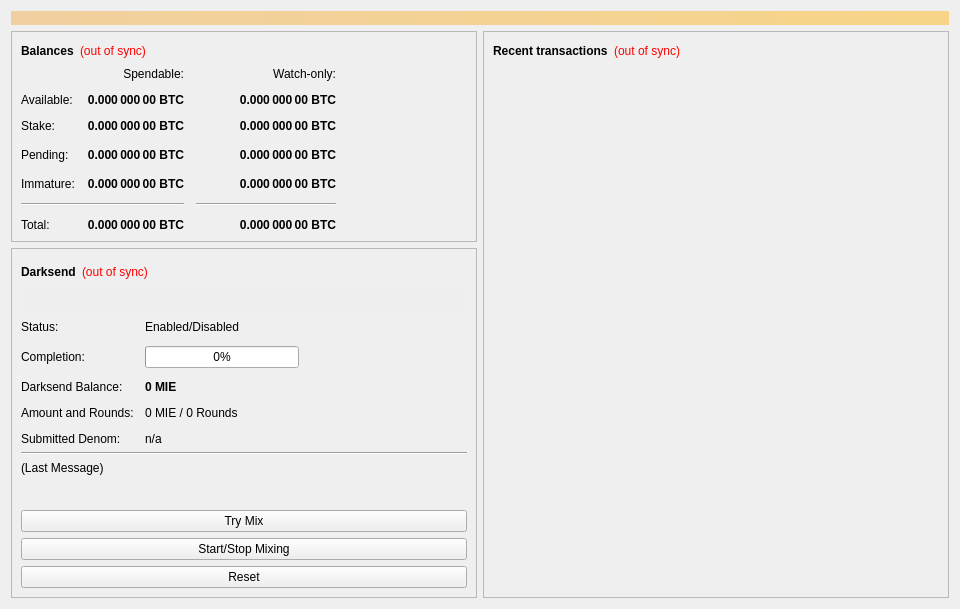
<?xml version="1.0" encoding="UTF-8"?>
<ui version="4.0">
 <class>OverviewPage</class>
 <widget class="QWidget" name="OverviewPage">
  <property name="geometry">
   <rect>
    <x>0</x>
    <y>0</y>
    <width>960</width>
    <height>594</height>
   </rect>
  </property>
  <property name="minimumSize">
   <size>
    <width>960</width>
    <height>0</height>
   </size>
  </property>
  <property name="windowTitle">
   <string>Form</string>
  </property>
  <layout class="QVBoxLayout" name="topLayout">
   <item>
    <widget class="QLabel" name="labelAlerts">
     <property name="visible">
      <bool>false</bool>
     </property>
     <property name="styleSheet">
      <string notr="true">background-color: qlineargradient(x1: 0, y1: 0, x2: 1, y2: 0, stop:0 #F0D0A0, stop:1 #F8D488); color:#000000;</string>
     </property>
     <property name="wordWrap">
      <bool>true</bool>
     </property>
     <property name="margin">
      <number>3</number>
     </property>
    </widget>
   </item>
   <item>
    <layout class="QHBoxLayout" name="horizontalLayout" stretch="1,1">
     <item>
      <layout class="QVBoxLayout" name="verticalLayout_2">
       <item>
        <widget class="QFrame" name="frame">
         <property name="frameShape">
          <enum>QFrame::StyledPanel</enum>
         </property>
         <property name="frameShadow">
          <enum>QFrame::Raised</enum>
         </property>
         <layout class="QVBoxLayout" name="verticalLayout_4">
          <item>
           <layout class="QHBoxLayout" name="horizontalLayout_4">
            <item>
             <widget class="QLabel" name="label_5">
              <property name="font">
               <font>
                <weight>75</weight>
                <bold>true</bold>
               </font>
              </property>
              <property name="text">
               <string>Balances</string>
              </property>
             </widget>
            </item>
            <item>
             <widget class="QLabel" name="labelWalletStatus">
              <property name="cursor">
               <cursorShape>WhatsThisCursor</cursorShape>
              </property>
              <property name="toolTip">
               <string>The displayed information may be out of date. Your wallet automatically synchronizes with the Motile network after a connection is established, but this process has not completed yet.</string>
              </property>
              <property name="styleSheet">
               <string notr="true">QLabel { color: red; }</string>
              </property>
              <property name="text">
               <string notr="true">(out of sync)</string>
              </property>
              <property name="alignment">
               <set>Qt::AlignLeading|Qt::AlignLeft|Qt::AlignVCenter</set>
              </property>
             </widget>
            </item>
            <item>
             <spacer name="horizontalSpacer_3">
              <property name="orientation">
               <enum>Qt::Horizontal</enum>
              </property>
              <property name="sizeHint" stdset="0">
               <size>
                <width>40</width>
                <height>20</height>
               </size>
              </property>
             </spacer>
            </item>
           </layout>
          </item>
          <item>
           <layout class="QGridLayout" name="gridLayout">
            <property name="spacing">
             <number>12</number>
            </property>
            <item row="3" column="2">
             <widget class="QLabel" name="labelWatchPending">
              <property name="font">
               <font>
                <weight>75</weight>
                <bold>true</bold>
               </font>
              </property>
              <property name="cursor">
               <cursorShape>IBeamCursor</cursorShape>
              </property>
              <property name="toolTip">
               <string>Unconfirmed transactions to watch-only addresses</string>
              </property>
              <property name="text">
               <string notr="true">0.000 000 00 BTC</string>
              </property>
              <property name="alignment">
               <set>Qt::AlignRight|Qt::AlignTrailing|Qt::AlignVCenter</set>
              </property>
              <property name="textInteractionFlags">
               <set>Qt::LinksAccessibleByMouse|Qt::TextSelectableByKeyboard|Qt::TextSelectableByMouse</set>
              </property>
             </widget>
            </item>
            <item row="3" column="1">
             <widget class="QLabel" name="labelUnconfirmed">
              <property name="font">
               <font>
                <weight>75</weight>
                <bold>true</bold>
               </font>
              </property>
              <property name="cursor">
               <cursorShape>IBeamCursor</cursorShape>
              </property>
              <property name="toolTip">
               <string>Total of transactions that have yet to be confirmed, and do not yet count toward the spendable balance</string>
              </property>
              <property name="text">
               <string notr="true">0.000 000 00 BTC</string>
              </property>
              <property name="alignment">
               <set>Qt::AlignRight|Qt::AlignTrailing|Qt::AlignVCenter</set>
              </property>
              <property name="textInteractionFlags">
               <set>Qt::LinksAccessibleByMouse|Qt::TextSelectableByKeyboard|Qt::TextSelectableByMouse</set>
              </property>
             </widget>
            </item>
            <item row="4" column="2">
             <widget class="QLabel" name="labelWatchImmature">
              <property name="font">
               <font>
                <weight>75</weight>
                <bold>true</bold>
               </font>
              </property>
              <property name="cursor">
               <cursorShape>IBeamCursor</cursorShape>
              </property>
              <property name="toolTip">
               <string>Mined balance in watch-only addresses that has not yet matured</string>
              </property>
              <property name="text">
               <string notr="true">0.000 000 00 BTC</string>
              </property>
              <property name="alignment">
               <set>Qt::AlignRight|Qt::AlignTrailing|Qt::AlignVCenter</set>
              </property>
              <property name="textInteractionFlags">
               <set>Qt::LinksAccessibleByMouse|Qt::TextSelectableByKeyboard|Qt::TextSelectableByMouse</set>
              </property>
             </widget>
            </item>
            <item row="5" column="0" colspan="2">
             <widget class="Line" name="lineSpendableBalance">
              <property name="orientation">
               <enum>Qt::Horizontal</enum>
              </property>
             </widget>
            </item>
            <item row="5" column="2">
             <widget class="Line" name="lineWatchBalance">
              <property name="sizePolicy">
               <sizepolicy hsizetype="Preferred" vsizetype="Fixed">
                <horstretch>0</horstretch>
                <verstretch>0</verstretch>
               </sizepolicy>
              </property>
              <property name="minimumSize">
               <size>
                <width>140</width>
                <height>0</height>
               </size>
              </property>
              <property name="orientation">
               <enum>Qt::Horizontal</enum>
              </property>
             </widget>
            </item>
            <item row="6" column="0">
             <widget class="QLabel" name="labelTotalText">
              <property name="text">
               <string>Total:</string>
              </property>
             </widget>
            </item>
            <item row="4" column="1">
             <widget class="QLabel" name="labelImmature">
              <property name="font">
               <font>
                <weight>75</weight>
                <bold>true</bold>
               </font>
              </property>
              <property name="cursor">
               <cursorShape>IBeamCursor</cursorShape>
              </property>
              <property name="toolTip">
               <string>Mined balance that has not yet matured</string>
              </property>
              <property name="text">
               <string notr="true">0.000 000 00 BTC</string>
              </property>
              <property name="alignment">
               <set>Qt::AlignRight|Qt::AlignTrailing|Qt::AlignVCenter</set>
              </property>
              <property name="textInteractionFlags">
               <set>Qt::LinksAccessibleByMouse|Qt::TextSelectableByKeyboard|Qt::TextSelectableByMouse</set>
              </property>
             </widget>
            </item>
            <item row="3" column="3">
             <spacer name="horizontalSpacer_2">
              <property name="orientation">
               <enum>Qt::Horizontal</enum>
              </property>
              <property name="sizeHint" stdset="0">
               <size>
                <width>40</width>
                <height>20</height>
               </size>
              </property>
             </spacer>
            </item>
            <item row="4" column="0">
             <widget class="QLabel" name="labelImmatureText">
              <property name="text">
               <string>Immature:</string>
              </property>
             </widget>
            </item>
            <item row="6" column="1">
             <widget class="QLabel" name="labelTotal">
              <property name="font">
               <font>
                <weight>75</weight>
                <bold>true</bold>
               </font>
              </property>
              <property name="cursor">
               <cursorShape>IBeamCursor</cursorShape>
              </property>
              <property name="toolTip">
               <string>Your current total balance</string>
              </property>
              <property name="text">
               <string notr="true">0.000 000 00 BTC</string>
              </property>
              <property name="alignment">
               <set>Qt::AlignRight|Qt::AlignTrailing|Qt::AlignVCenter</set>
              </property>
              <property name="textInteractionFlags">
               <set>Qt::LinksAccessibleByMouse|Qt::TextSelectableByKeyboard|Qt::TextSelectableByMouse</set>
              </property>
             </widget>
            </item>
            <item row="6" column="2">
             <widget class="QLabel" name="labelWatchTotal">
              <property name="font">
               <font>
                <weight>75</weight>
                <bold>true</bold>
               </font>
              </property>
              <property name="cursor">
               <cursorShape>IBeamCursor</cursorShape>
              </property>
              <property name="toolTip">
               <string>Current total balance in watch-only addresses</string>
              </property>
              <property name="text">
               <string notr="true">0.000 000 00 BTC</string>
              </property>
              <property name="alignment">
               <set>Qt::AlignRight|Qt::AlignTrailing|Qt::AlignVCenter</set>
              </property>
              <property name="textInteractionFlags">
               <set>Qt::LinksAccessibleByMouse|Qt::TextSelectableByKeyboard|Qt::TextSelectableByMouse</set>
              </property>
             </widget>
            </item>
            <item row="0" column="2">
             <widget class="QLabel" name="labelWatchonly">
              <property name="text">
               <string>Watch-only:</string>
              </property>
              <property name="alignment">
               <set>Qt::AlignRight|Qt::AlignTrailing|Qt::AlignVCenter</set>
              </property>
             </widget>
            </item>
            <item row="1" column="0">
             <widget class="QLabel" name="labelBalanceText">
              <property name="text">
               <string>Available:</string>
              </property>
             </widget>
            </item>
            <item row="1" column="1">
             <widget class="QLabel" name="labelBalance">
              <property name="font">
               <font>
                <weight>75</weight>
                <bold>true</bold>
               </font>
              </property>
              <property name="cursor">
               <cursorShape>IBeamCursor</cursorShape>
              </property>
              <property name="toolTip">
               <string>Your current spendable balance</string>
              </property>
              <property name="text">
               <string notr="true">0.000 000 00 BTC</string>
              </property>
              <property name="alignment">
               <set>Qt::AlignRight|Qt::AlignTrailing|Qt::AlignVCenter</set>
              </property>
              <property name="textInteractionFlags">
               <set>Qt::LinksAccessibleByMouse|Qt::TextSelectableByKeyboard|Qt::TextSelectableByMouse</set>
              </property>
             </widget>
            </item>
            <item row="2" column="0">
             <widget class="QLabel" name="label_10">
              <property name="text">
               <string>Stake:</string>
              </property>
             </widget>
            </item>
            <item row="2" column="1">
             <widget class="QLabel" name="labelStake">
              <property name="font">
               <font>
                <weight>75</weight>
                <bold>true</bold>
               </font>
              </property>
              <property name="cursor">
               <cursorShape>IBeamCursor</cursorShape>
              </property>
              <property name="toolTip">
               <string>Total of coins that was staked, and do not yet count toward the current balance</string>
              </property>
              <property name="text">
               <string notr="true">0.000 000 00 BTC</string>
              </property>
              <property name="alignment">
               <set>Qt::AlignRight|Qt::AlignTrailing|Qt::AlignVCenter</set>
              </property>
              <property name="textInteractionFlags">
               <set>Qt::LinksAccessibleByMouse|Qt::TextSelectableByKeyboard|Qt::TextSelectableByMouse</set>
              </property>
             </widget>
            </item>
            <item row="2" column="2">
             <widget class="QLabel" name="labelWatchStake">
              <property name="font">
               <font>
                <weight>75</weight>
                <bold>true</bold>
               </font>
              </property>
              <property name="cursor">
               <cursorShape>IBeamCursor</cursorShape>
              </property>
              <property name="toolTip">
               <string>Total of coins that was staked in watch-only addresses, and do not yet count toward the current watch-only balance</string>
              </property>
              <property name="text">
               <string notr="true">0.000 000 00 BTC</string>
              </property>
              <property name="alignment">
               <set>Qt::AlignRight|Qt::AlignTrailing|Qt::AlignVCenter</set>
              </property>
              <property name="textInteractionFlags">
               <set>Qt::LinksAccessibleByMouse|Qt::TextSelectableByKeyboard|Qt::TextSelectableByMouse</set>
              </property>
             </widget>
            </item>
            <item row="1" column="2">
             <widget class="QLabel" name="labelWatchAvailable">
              <property name="font">
               <font>
                <weight>75</weight>
                <bold>true</bold>
               </font>
              </property>
              <property name="cursor">
               <cursorShape>IBeamCursor</cursorShape>
              </property>
              <property name="toolTip">
               <string>Your current balance in watch-only addresses</string>
              </property>
              <property name="text">
               <string notr="true">0.000 000 00 BTC</string>
              </property>
              <property name="alignment">
               <set>Qt::AlignRight|Qt::AlignTrailing|Qt::AlignVCenter</set>
              </property>
              <property name="textInteractionFlags">
               <set>Qt::LinksAccessibleByMouse|Qt::TextSelectableByKeyboard|Qt::TextSelectableByMouse</set>
              </property>
             </widget>
            </item>
            <item row="3" column="0">
             <widget class="QLabel" name="labelPendingText">
              <property name="text">
               <string>Pending:</string>
              </property>
             </widget>
            </item>
            <item row="0" column="1">
             <widget class="QLabel" name="labelSpendable">
              <property name="text">
               <string>Spendable:</string>
              </property>
              <property name="alignment">
               <set>Qt::AlignRight|Qt::AlignTrailing|Qt::AlignVCenter</set>
              </property>
             </widget>
            </item>
           </layout>
          </item>
         </layout>
        </widget>
       </item>
       <item>
        <widget class="QFrame" name="frameDarksend">
         <property name="sizePolicy">
          <sizepolicy hsizetype="Expanding" vsizetype="Expanding">
           <horstretch>0</horstretch>
           <verstretch>0</verstretch>
          </sizepolicy>
         </property>
         <property name="minimumSize">
          <size>
           <width>0</width>
           <height>350</height>
          </size>
         </property>
         <property name="layoutDirection">
          <enum>Qt::LeftToRight</enum>
         </property>
         <property name="frameShape">
          <enum>QFrame::StyledPanel</enum>
         </property>
         <property name="frameShadow">
          <enum>QFrame::Raised</enum>
         </property>
         <layout class="QVBoxLayout" name="verticalLayout_5">
          <item>
           <layout class="QHBoxLayout" name="horizontalLayout_5">
            <item>
             <widget class="QLabel" name="label_2">
              <property name="font">
               <font>
                <weight>75</weight>
                <bold>true</bold>
               </font>
              </property>
              <property name="text">
               <string>Darksend</string>
              </property>
             </widget>
            </item>
            <item>
             <widget class="QLabel" name="labelDarksendSyncStatus">
              <property name="toolTip">
               <string>The displayed information may be out of date. Your wallet automatically synchronizes with the Motile network after a connection is established, but this process has not completed yet.</string>
              </property>
              <property name="styleSheet">
               <string notr="true">QLabel { color: red; }</string>
              </property>
              <property name="text">
               <string notr="true">(out of sync)</string>
              </property>
              <property name="alignment">
               <set>Qt::AlignLeading|Qt::AlignLeft|Qt::AlignVCenter</set>
              </property>
             </widget>
            </item>
            <item>
             <spacer name="horizontalSpacer_4">
              <property name="orientation">
               <enum>Qt::Horizontal</enum>
              </property>
              <property name="sizeHint" stdset="0">
               <size>
                <width>40</width>
                <height>20</height>
               </size>
              </property>
             </spacer>
            </item>
           </layout>
          </item>
          <item>
           <widget class="QPushButton" name="runAutoDenom">
            <property name="palette">
             <palette>
              <active>
               <colorrole role="WindowText">
                <brush brushstyle="SolidPattern">
                 <color alpha="255">
                  <red>0</red>
                  <green>0</green>
                  <blue>0</blue>
                 </color>
                </brush>
               </colorrole>
               <colorrole role="Button">
                <brush brushstyle="SolidPattern">
                 <color alpha="255">
                  <red>239</red>
                  <green>238</green>
                  <blue>238</blue>
                 </color>
                </brush>
               </colorrole>
               <colorrole role="Light">
                <brush brushstyle="SolidPattern">
                 <color alpha="255">
                  <red>255</red>
                  <green>255</green>
                  <blue>255</blue>
                 </color>
                </brush>
               </colorrole>
               <colorrole role="Midlight">
                <brush brushstyle="SolidPattern">
                 <color alpha="255">
                  <red>247</red>
                  <green>246</green>
                  <blue>246</blue>
                 </color>
                </brush>
               </colorrole>
               <colorrole role="Dark">
                <brush brushstyle="SolidPattern">
                 <color alpha="255">
                  <red>119</red>
                  <green>119</green>
                  <blue>119</blue>
                 </color>
                </brush>
               </colorrole>
               <colorrole role="Mid">
                <brush brushstyle="SolidPattern">
                 <color alpha="255">
                  <red>159</red>
                  <green>159</green>
                  <blue>159</blue>
                 </color>
                </brush>
               </colorrole>
               <colorrole role="Text">
                <brush brushstyle="SolidPattern">
                 <color alpha="255">
                  <red>0</red>
                  <green>0</green>
                  <blue>0</blue>
                 </color>
                </brush>
               </colorrole>
               <colorrole role="BrightText">
                <brush brushstyle="SolidPattern">
                 <color alpha="255">
                  <red>255</red>
                  <green>255</green>
                  <blue>255</blue>
                 </color>
                </brush>
               </colorrole>
               <colorrole role="ButtonText">
                <brush brushstyle="SolidPattern">
                 <color alpha="255">
                  <red>0</red>
                  <green>0</green>
                  <blue>0</blue>
                 </color>
                </brush>
               </colorrole>
               <colorrole role="Base">
                <brush brushstyle="SolidPattern">
                 <color alpha="255">
                  <red>255</red>
                  <green>255</green>
                  <blue>255</blue>
                 </color>
                </brush>
               </colorrole>
               <colorrole role="Window">
                <brush brushstyle="SolidPattern">
                 <color alpha="255">
                  <red>239</red>
                  <green>238</green>
                  <blue>238</blue>
                 </color>
                </brush>
               </colorrole>
               <colorrole role="Shadow">
                <brush brushstyle="SolidPattern">
                 <color alpha="255">
                  <red>0</red>
                  <green>0</green>
                  <blue>0</blue>
                 </color>
                </brush>
               </colorrole>
               <colorrole role="AlternateBase">
                <brush brushstyle="SolidPattern">
                 <color alpha="255">
                  <red>247</red>
                  <green>246</green>
                  <blue>246</blue>
                 </color>
                </brush>
               </colorrole>
               <colorrole role="ToolTipBase">
                <brush brushstyle="SolidPattern">
                 <color alpha="255">
                  <red>255</red>
                  <green>255</green>
                  <blue>220</blue>
                 </color>
                </brush>
               </colorrole>
               <colorrole role="ToolTipText">
                <brush brushstyle="SolidPattern">
                 <color alpha="255">
                  <red>0</red>
                  <green>0</green>
                  <blue>0</blue>
                 </color>
                </brush>
               </colorrole>
              </active>
              <inactive>
               <colorrole role="WindowText">
                <brush brushstyle="SolidPattern">
                 <color alpha="255">
                  <red>0</red>
                  <green>0</green>
                  <blue>0</blue>
                 </color>
                </brush>
               </colorrole>
               <colorrole role="Button">
                <brush brushstyle="SolidPattern">
                 <color alpha="255">
                  <red>239</red>
                  <green>238</green>
                  <blue>238</blue>
                 </color>
                </brush>
               </colorrole>
               <colorrole role="Light">
                <brush brushstyle="SolidPattern">
                 <color alpha="255">
                  <red>255</red>
                  <green>255</green>
                  <blue>255</blue>
                 </color>
                </brush>
               </colorrole>
               <colorrole role="Midlight">
                <brush brushstyle="SolidPattern">
                 <color alpha="255">
                  <red>247</red>
                  <green>246</green>
                  <blue>246</blue>
                 </color>
                </brush>
               </colorrole>
               <colorrole role="Dark">
                <brush brushstyle="SolidPattern">
                 <color alpha="255">
                  <red>119</red>
                  <green>119</green>
                  <blue>119</blue>
                 </color>
                </brush>
               </colorrole>
               <colorrole role="Mid">
                <brush brushstyle="SolidPattern">
                 <color alpha="255">
                  <red>159</red>
                  <green>159</green>
                  <blue>159</blue>
                 </color>
                </brush>
               </colorrole>
               <colorrole role="Text">
                <brush brushstyle="SolidPattern">
                 <color alpha="255">
                  <red>0</red>
                  <green>0</green>
                  <blue>0</blue>
                 </color>
                </brush>
               </colorrole>
               <colorrole role="BrightText">
                <brush brushstyle="SolidPattern">
                 <color alpha="255">
                  <red>255</red>
                  <green>255</green>
                  <blue>255</blue>
                 </color>
                </brush>
               </colorrole>
               <colorrole role="ButtonText">
                <brush brushstyle="SolidPattern">
                 <color alpha="255">
                  <red>0</red>
                  <green>0</green>
                  <blue>0</blue>
                 </color>
                </brush>
               </colorrole>
               <colorrole role="Base">
                <brush brushstyle="SolidPattern">
                 <color alpha="255">
                  <red>255</red>
                  <green>255</green>
                  <blue>255</blue>
                 </color>
                </brush>
               </colorrole>
               <colorrole role="Window">
                <brush brushstyle="SolidPattern">
                 <color alpha="255">
                  <red>239</red>
                  <green>238</green>
                  <blue>238</blue>
                 </color>
                </brush>
               </colorrole>
               <colorrole role="Shadow">
                <brush brushstyle="SolidPattern">
                 <color alpha="255">
                  <red>0</red>
                  <green>0</green>
                  <blue>0</blue>
                 </color>
                </brush>
               </colorrole>
               <colorrole role="AlternateBase">
                <brush brushstyle="SolidPattern">
                 <color alpha="255">
                  <red>247</red>
                  <green>246</green>
                  <blue>246</blue>
                 </color>
                </brush>
               </colorrole>
               <colorrole role="ToolTipBase">
                <brush brushstyle="SolidPattern">
                 <color alpha="255">
                  <red>255</red>
                  <green>255</green>
                  <blue>220</blue>
                 </color>
                </brush>
               </colorrole>
               <colorrole role="ToolTipText">
                <brush brushstyle="SolidPattern">
                 <color alpha="255">
                  <red>0</red>
                  <green>0</green>
                  <blue>0</blue>
                 </color>
                </brush>
               </colorrole>
              </inactive>
              <disabled>
               <colorrole role="WindowText">
                <brush brushstyle="SolidPattern">
                 <color alpha="255">
                  <red>119</red>
                  <green>119</green>
                  <blue>119</blue>
                 </color>
                </brush>
               </colorrole>
               <colorrole role="Button">
                <brush brushstyle="SolidPattern">
                 <color alpha="255">
                  <red>239</red>
                  <green>238</green>
                  <blue>238</blue>
                 </color>
                </brush>
               </colorrole>
               <colorrole role="Light">
                <brush brushstyle="SolidPattern">
                 <color alpha="255">
                  <red>255</red>
                  <green>255</green>
                  <blue>255</blue>
                 </color>
                </brush>
               </colorrole>
               <colorrole role="Midlight">
                <brush brushstyle="SolidPattern">
                 <color alpha="255">
                  <red>247</red>
                  <green>246</green>
                  <blue>246</blue>
                 </color>
                </brush>
               </colorrole>
               <colorrole role="Dark">
                <brush brushstyle="SolidPattern">
                 <color alpha="255">
                  <red>119</red>
                  <green>119</green>
                  <blue>119</blue>
                 </color>
                </brush>
               </colorrole>
               <colorrole role="Mid">
                <brush brushstyle="SolidPattern">
                 <color alpha="255">
                  <red>159</red>
                  <green>159</green>
                  <blue>159</blue>
                 </color>
                </brush>
               </colorrole>
               <colorrole role="Text">
                <brush brushstyle="SolidPattern">
                 <color alpha="255">
                  <red>119</red>
                  <green>119</green>
                  <blue>119</blue>
                 </color>
                </brush>
               </colorrole>
               <colorrole role="BrightText">
                <brush brushstyle="SolidPattern">
                 <color alpha="255">
                  <red>255</red>
                  <green>255</green>
                  <blue>255</blue>
                 </color>
                </brush>
               </colorrole>
               <colorrole role="ButtonText">
                <brush brushstyle="SolidPattern">
                 <color alpha="255">
                  <red>119</red>
                  <green>119</green>
                  <blue>119</blue>
                 </color>
                </brush>
               </colorrole>
               <colorrole role="Base">
                <brush brushstyle="SolidPattern">
                 <color alpha="255">
                  <red>239</red>
                  <green>238</green>
                  <blue>238</blue>
                 </color>
                </brush>
               </colorrole>
               <colorrole role="Window">
                <brush brushstyle="SolidPattern">
                 <color alpha="255">
                  <red>239</red>
                  <green>238</green>
                  <blue>238</blue>
                 </color>
                </brush>
               </colorrole>
               <colorrole role="Shadow">
                <brush brushstyle="SolidPattern">
                 <color alpha="255">
                  <red>0</red>
                  <green>0</green>
                  <blue>0</blue>
                 </color>
                </brush>
               </colorrole>
               <colorrole role="AlternateBase">
                <brush brushstyle="SolidPattern">
                 <color alpha="255">
                  <red>239</red>
                  <green>238</green>
                  <blue>238</blue>
                 </color>
                </brush>
               </colorrole>
               <colorrole role="ToolTipBase">
                <brush brushstyle="SolidPattern">
                 <color alpha="255">
                  <red>255</red>
                  <green>255</green>
                  <blue>220</blue>
                 </color>
                </brush>
               </colorrole>
               <colorrole role="ToolTipText">
                <brush brushstyle="SolidPattern">
                 <color alpha="255">
                  <red>0</red>
                  <green>0</green>
                  <blue>0</blue>
                 </color>
                </brush>
               </colorrole>
              </disabled>
             </palette>
            </property>
            <property name="focusPolicy">
             <enum>Qt::NoFocus</enum>
            </property>
            <property name="autoFillBackground">
             <bool>true</bool>
            </property>
            <property name="text">
             <string/>
            </property>
            <property name="flat">
             <bool>true</bool>
            </property>
           </widget>
          </item>
          <item>
           <layout class="QFormLayout" name="formLayout">
            <property name="fieldGrowthPolicy">
             <enum>QFormLayout::AllNonFixedFieldsGrow</enum>
            </property>
            <property name="horizontalSpacing">
             <number>11</number>
            </property>
            <property name="verticalSpacing">
             <number>12</number>
            </property>
            <item row="0" column="0">
             <widget class="QLabel" name="label_6">
              <property name="text">
               <string>Status:</string>
              </property>
             </widget>
            </item>
            <item row="1" column="0">
             <widget class="QLabel" name="label_7">
              <property name="text">
               <string>Completion:</string>
              </property>
             </widget>
            </item>
            <item row="1" column="1">
             <widget class="QProgressBar" name="darksendProgress">
              <property name="maximumSize">
               <size>
                <width>154</width>
                <height>16777215</height>
               </size>
              </property>
              <property name="value">
               <number>0</number>
              </property>
             </widget>
            </item>
            <item row="3" column="0">
             <widget class="QLabel" name="labelAnonymizedText">
              <property name="text">
               <string>Darksend Balance:</string>
              </property>
             </widget>
            </item>
            <item row="3" column="1">
             <widget class="QLabel" name="labelAnonymized">
              <property name="font">
               <font>
                <weight>75</weight>
                <bold>true</bold>
               </font>
              </property>
              <property name="text">
               <string notr="true">0 MIE</string>
              </property>
             </widget>
            </item>
            <item row="4" column="0">
             <widget class="QLabel" name="label_8">
              <property name="text">
               <string>Amount and Rounds:</string>
              </property>
             </widget>
            </item>
            <item row="4" column="1">
             <widget class="QLabel" name="labelAmountRounds">
              <property name="text">
               <string>0 MIE / 0 Rounds</string>
              </property>
             </widget>
            </item>
            <item row="5" column="0">
             <widget class="QLabel" name="label_9">
              <property name="text">
               <string>Submitted Denom:</string>
              </property>
             </widget>
            </item>
            <item row="5" column="1">
             <widget class="QLabel" name="labelSubmittedDenom">
              <property name="toolTip">
               <string>The denominations you submitted to the Masternode.&lt;br&gt;To mix, other users must submit the exact same denominations.</string>
              </property>
              <property name="text">
               <string>n/a</string>
              </property>
             </widget>
            </item>
            <item row="0" column="1">
             <widget class="QLabel" name="darksendEnabled">
              <property name="text">
               <string>Enabled/Disabled</string>
              </property>
             </widget>
            </item>
           </layout>
          </item>
          <item>
           <widget class="Line" name="lineLastMessage">
            <property name="orientation">
             <enum>Qt::Horizontal</enum>
            </property>
           </widget>
          </item>
          <item>
           <widget class="QLabel" name="darksendStatus">
            <property name="minimumSize">
             <size>
              <width>288</width>
              <height>43</height>
             </size>
            </property>
            <property name="text">
             <string>(Last Message)</string>
            </property>
            <property name="alignment">
             <set>Qt::AlignLeading|Qt::AlignLeft|Qt::AlignTop</set>
            </property>
            <property name="wordWrap">
             <bool>true</bool>
            </property>
           </widget>
          </item>
          <item>
           <widget class="QPushButton" name="darksendAuto">
            <property name="sizePolicy">
             <sizepolicy hsizetype="MinimumExpanding" vsizetype="Fixed">
              <horstretch>0</horstretch>
              <verstretch>0</verstretch>
             </sizepolicy>
            </property>
            <property name="toolTip">
             <string>Try to manually submit a Darksend request.</string>
            </property>
            <property name="text">
             <string>Try Mix</string>
            </property>
           </widget>
          </item>
          <item>
           <widget class="QPushButton" name="toggleDarksend">
            <property name="sizePolicy">
             <sizepolicy hsizetype="MinimumExpanding" vsizetype="Fixed">
              <horstretch>0</horstretch>
              <verstretch>0</verstretch>
             </sizepolicy>
            </property>
            <property name="text">
             <string>Start/Stop Mixing</string>
            </property>
           </widget>
          </item>
          <item>
           <widget class="QPushButton" name="darksendReset">
            <property name="sizePolicy">
             <sizepolicy hsizetype="MinimumExpanding" vsizetype="Fixed">
              <horstretch>0</horstretch>
              <verstretch>0</verstretch>
             </sizepolicy>
            </property>
            <property name="toolTip">
             <string>Reset the current status of Darksend (can interrupt Darksend if it's in the process of Mixing, which can cost you money!)</string>
            </property>
            <property name="autoFillBackground">
             <bool>false</bool>
            </property>
            <property name="text">
             <string>Reset</string>
            </property>
           </widget>
          </item>
         </layout>
        </widget>
       </item>
       <item>
        <spacer name="verticalSpacer">
         <property name="orientation">
          <enum>Qt::Vertical</enum>
         </property>
         <property name="sizeHint" stdset="0">
          <size>
           <width>20</width>
           <height>40</height>
          </size>
         </property>
        </spacer>
       </item>
      </layout>
     </item>
     <item>
      <layout class="QVBoxLayout" name="verticalLayout_3">
       <item>
        <widget class="QFrame" name="frame_2">
         <property name="frameShape">
          <enum>QFrame::StyledPanel</enum>
         </property>
         <property name="frameShadow">
          <enum>QFrame::Raised</enum>
         </property>
         <layout class="QVBoxLayout" name="verticalLayout">
          <item>
           <layout class="QHBoxLayout" name="horizontalLayout_2">
            <item>
             <widget class="QLabel" name="label_4">
              <property name="font">
               <font>
                <weight>75</weight>
                <bold>true</bold>
               </font>
              </property>
              <property name="text">
               <string>Recent transactions</string>
              </property>
             </widget>
            </item>
            <item>
             <widget class="QLabel" name="labelTransactionsStatus">
              <property name="cursor">
               <cursorShape>WhatsThisCursor</cursorShape>
              </property>
              <property name="toolTip">
               <string>The displayed information may be out of date. Your wallet automatically synchronizes with the Motile network after a connection is established, but this process has not completed yet.</string>
              </property>
              <property name="styleSheet">
               <string notr="true">QLabel { color: red; }</string>
              </property>
              <property name="text">
               <string notr="true">(out of sync)</string>
              </property>
              <property name="alignment">
               <set>Qt::AlignRight|Qt::AlignTrailing|Qt::AlignVCenter</set>
              </property>
             </widget>
            </item>
            <item>
             <spacer name="horizontalSpacer">
              <property name="orientation">
               <enum>Qt::Horizontal</enum>
              </property>
              <property name="sizeHint" stdset="0">
               <size>
                <width>40</width>
                <height>20</height>
               </size>
              </property>
             </spacer>
            </item>
           </layout>
          </item>
          <item>
           <widget class="QListView" name="listTransactions">
            <property name="styleSheet">
             <string notr="true">QListView { background: transparent; }</string>
            </property>
            <property name="frameShape">
             <enum>QFrame::NoFrame</enum>
            </property>
            <property name="verticalScrollBarPolicy">
             <enum>Qt::ScrollBarAlwaysOff</enum>
            </property>
            <property name="horizontalScrollBarPolicy">
             <enum>Qt::ScrollBarAlwaysOff</enum>
            </property>
            <property name="selectionMode">
             <enum>QAbstractItemView::NoSelection</enum>
            </property>
           </widget>
          </item>
         </layout>
        </widget>
       </item>
      </layout>
     </item>
    </layout>
   </item>
  </layout>
 </widget>
 <resources/>
 <connections/>
</ui>
